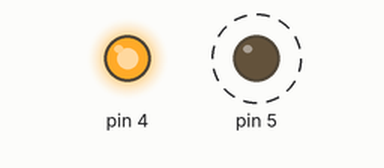
Simulated run of this program. Board: Teensy 4. On the bench: output pins drawn as LEDs (lit = HIGH). Dashed ring = blinking. The ROS host is connected and sends only what is stated; what the program prints to the serial monitor is not drawn.

Above: at 0.5 s.
Timing chart, 0 to 3.0 s (numbered marks = the images above):
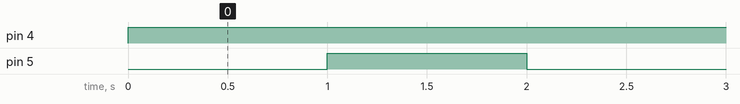

The program:

main.cpp
```cpp
#include <Arduino.h>


#define USE_TEENSY_HW_SERIAL
#include "ros.h"


#include "std_msgs/String.h"

// Bluetooth on Serial 5
// Given I haven't connected the EN pin, you'll have to hold the
// the boot button as you power it on.  It's working correctly if
// you get a slow, 1 Hz flashing on the LEDs

// Commands available at https://s3-sa-east-1.amazonaws.com/robocore-lojavirtual/709/HC-05_ATCommandSet.pdf

ros::NodeHandle nh;

std_msgs::String str_msg;
ros::Publisher chatter("chatter", &str_msg);

char hello[13] = "hello world!";


void setup()
{
  // Set up Pins
  pinMode(4,OUTPUT); digitalWrite(4,LOW);
  pinMode(5,OUTPUT); digitalWrite(5,HIGH);

  // Set up Serial ports
  Serial.begin(115200);
  Serial1.begin(57600);  // Bluetooth serial port (38400 is default baud, changed this)

  // Set up ROS stuff
  nh.initNode();
  nh.advertise(chatter);

}

void loop()
{

  // Toggle LED to indicate alive-ness
  digitalWrite(5,!digitalRead(5));

  // Send the string
  str_msg.data = hello;
  chatter.publish( &str_msg );

  Serial.printf("%.2f : Message sent",(float) millis()/1000.0f);
  nh.spinOnce();

  // Turn on LED if connected
  (nh.connected()) ? digitalWrite(4,HIGH) : digitalWrite(4,LOW);

  // Delay the loop a bit
  delay(1000);


}
```

Measured:
- by itself, pin 4: LOW → HIGH at 0.00 s
- by itself, pin 5: alternates HIGH for 1.0 s and LOW for 1.0 s
